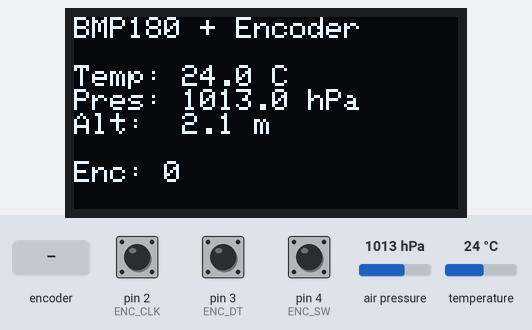
Bench run of a sketch on a simulated Arduino Uno, built with avr-gcc and run on an emulated ATmega328P. Shown: 128×64 one-colour display. The inputs (shaded band) are chosen by the test bench; at power-on: pin 4 (ENC_SW) HIGH, temperature 24 °C, air pressure 1013 hPa, pin 2 (ENC_CLK) HIGH, pin 3 (ENC_DT) HIGH. What the sketch prints to the serial monitor is not drawn.

Above: at 1.7 s.
1.8 s: rotary encoder on pin 2 (ENC_CLK) / pin 3 (ENC_DT) turned 1 step (first pin leading)
At 2.5 s:
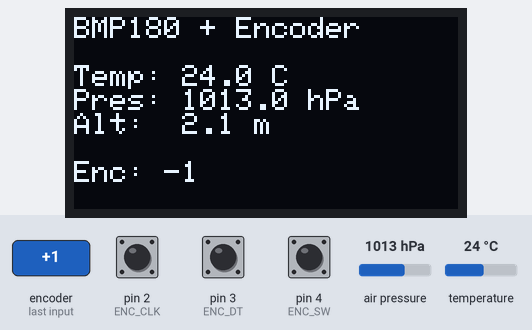
3.7 s: pin 4 (ENC_SW) pulled LOW for 0.65 s
At 4.5 s:
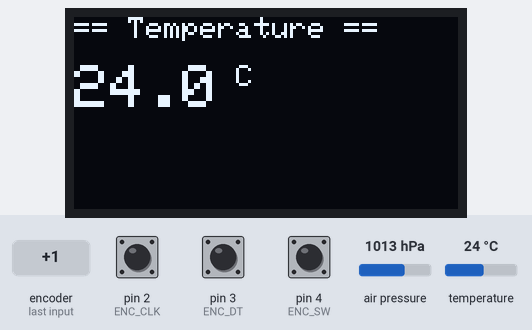
5.8 s: temperature set to 12 °C
At 6.6 s:
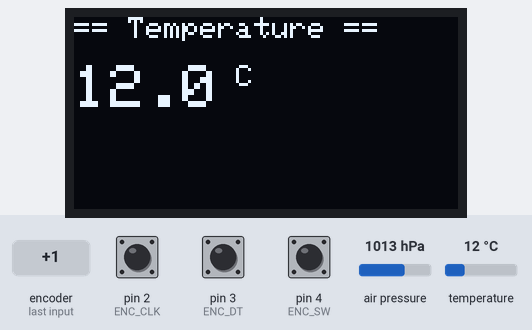
7.4 s: pin 4 (ENC_SW) pulled LOW for 1 s
At 8.3 s:
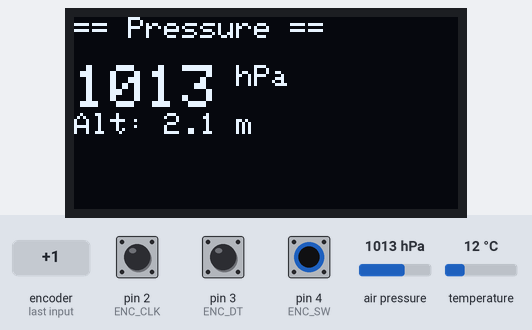
9.9 s: air pressure set to 952 hPa
At 11.1 s:
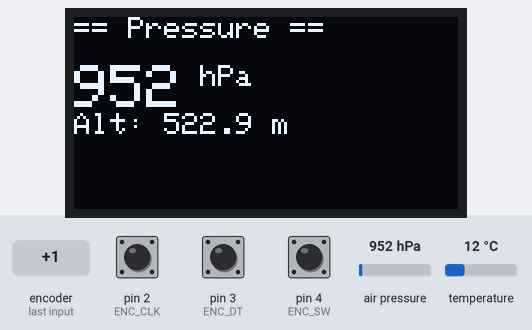
11.7 s: air pressure set to 975 hPa
At 12.9 s:
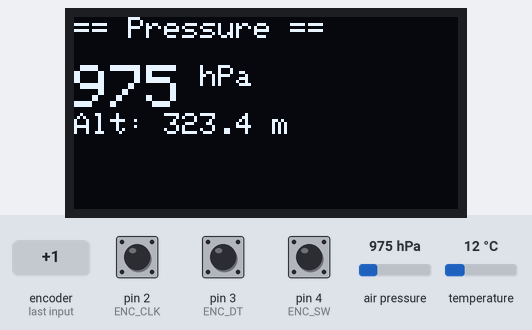
Timing chart, 0 to 14.4 s (numbered marks = the images above; inputs shaded):
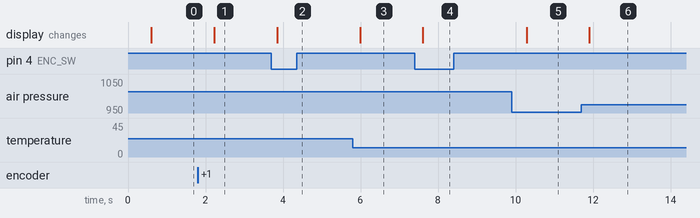

Measured:
- after the input at 1.8 s, the display: changes after 0.43 s (image 1)
- after the input at 3.7 s, the display: changes after 0.15 s (image 2)
- after the input at 5.8 s, the display: changes after 0.19 s (image 3)
- after the input at 7.4 s, the display: changes after 0.20 s (image 4)
- after the input at 9.9 s, the display: changes after 0.39 s (image 5)
- after the input at 11.7 s, the display: changes after 0.21 s (image 6)

The sketch:

sketch.ino
```cpp
#include <Wire.h>
#include <Adafruit_BMP085.h>
#include <Adafruit_GFX.h>
#include <Adafruit_SSD1306.h>

#define SCREEN_WIDTH 128
#define SCREEN_HEIGHT 64
#define OLED_RESET -1

Adafruit_SSD1306 display(SCREEN_WIDTH, SCREEN_HEIGHT, &Wire, OLED_RESET);
Adafruit_BMP085 bmp;

// Encoder pins
#define ENC_CLK 2
#define ENC_DT  3
#define ENC_SW  4

volatile int encoderPos = 0;
volatile bool encoderChanged = false;
bool lastButtonState = HIGH;
int menuIndex = 0; // 0=overview, 1=temp detail, 2=pressure detail

void encoderISR() {
  if (digitalRead(ENC_DT) == LOW) {
    encoderPos++;
  } else {
    encoderPos--;
  }
  encoderChanged = true;
}

void setup() {
  Serial.begin(115200);

  // Encoder setup
  pinMode(ENC_CLK, INPUT_PULLUP);
  pinMode(ENC_DT, INPUT_PULLUP);
  pinMode(ENC_SW, INPUT_PULLUP);
  attachInterrupt(digitalPinToInterrupt(ENC_CLK), encoderISR, FALLING);

  // OLED init
  if (!display.begin(SSD1306_SWITCHCAPVCC, 0x3C)) {
    Serial.println("SSD1306 failed!");
    while (1);
  }
  display.clearDisplay();
  display.setTextSize(1);
  display.setTextColor(SSD1306_WHITE);
  display.setCursor(0, 0);
  display.println("Starting...");
  display.display();

  // BMP180 init
  if (!bmp.begin()) {
    Serial.println("BMP180 not found!");
    display.clearDisplay();
    display.setCursor(0, 0);
    display.println("BMP180 FAIL");
    display.display();
    while (1);
  }

  Serial.println("BMP180 ready");
  Serial.println("Encoder ready");
  delay(500);
}

void loop() {
  // Read BMP180
  float temperature = bmp.readTemperature();
  int32_t pressure = bmp.readPressure();
  float altitude = bmp.readAltitude();

  // Check encoder rotation
  if (encoderChanged) {
    encoderChanged = false;
    Serial.print("ENC:");
    Serial.println(encoderPos);
  }

  // Check encoder button
  bool buttonState = digitalRead(ENC_SW);
  if (buttonState == LOW && lastButtonState == HIGH) {
    menuIndex = (menuIndex + 1) % 3;
    Serial.print("BTN:menu=");
    Serial.println(menuIndex);
  }
  lastButtonState = buttonState;

  // Print sensor data on serial
  Serial.print("T:");
  Serial.print(temperature, 1);
  Serial.print(" P:");
  Serial.print(pressure);
  Serial.print(" A:");
  Serial.println(altitude, 1);

  // Update OLED
  display.clearDisplay();
  display.setCursor(0, 0);

  if (menuIndex == 0) {
    // Overview
    display.setTextSize(1);
    display.println("BMP180 + Encoder");
    display.println();
    display.print("Temp: ");
    display.print(temperature, 1);
    display.println(" C");
    display.print("Pres: ");
    display.print(pressure / 100.0, 1);
    display.println(" hPa");
    display.print("Alt:  ");
    display.print(altitude, 1);
    display.println(" m");
    display.println();
    display.print("Enc: ");
    display.print(encoderPos);
  } else if (menuIndex == 1) {
    // Temperature detail
    display.setTextSize(1);
    display.println("== Temperature ==");
    display.println();
    display.setTextSize(2);
    display.print(temperature, 1);
    display.setTextSize(1);
    display.println(" C");
  } else {
    // Pressure detail
    display.setTextSize(1);
    display.println("== Pressure ==");
    display.println();
    display.setTextSize(2);
    display.print(pressure / 100.0, 0);
    display.setTextSize(1);
    display.println(" hPa");
    display.println();
    display.print("Alt: ");
    display.print(altitude, 1);
    display.println(" m");
  }

  display.display();
  delay(500);
}
```
